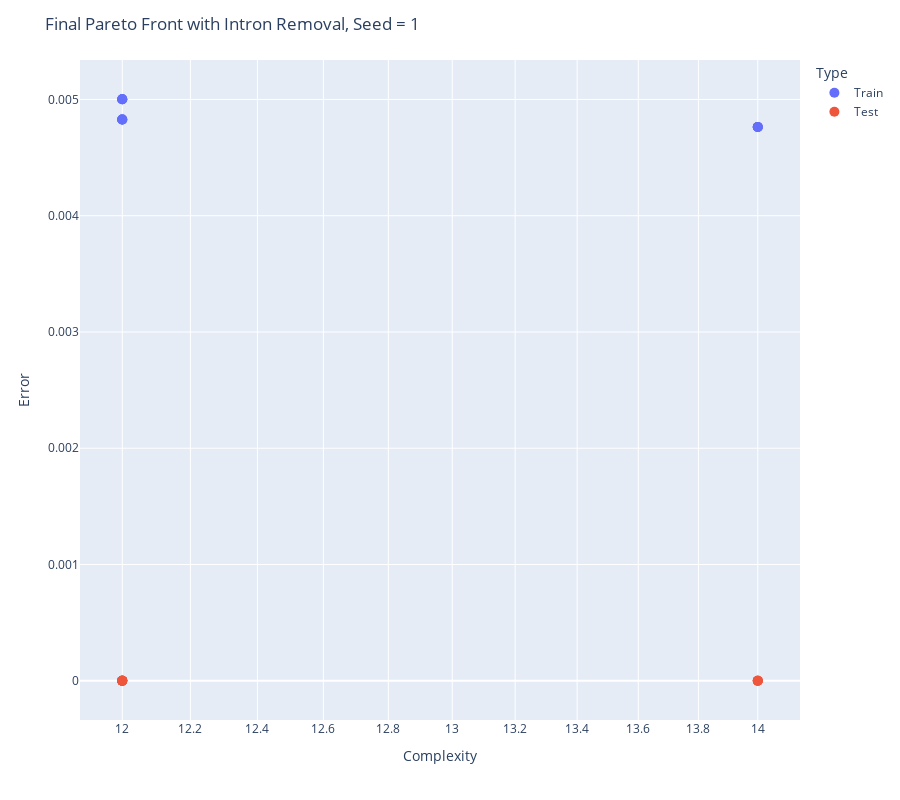

Notebook code for this chart:
### Markdown cell above
## Generate the interactive plots for both Intron Removal and Non-Intron Removal cases

### Code cell
# mention the seed list for the data
seed_list = list(range(1, 2))

# mention intron_removal or not
intron_type = "skip_introns"

# mentione objective
obj_type = "Multi-Objective"

type_task = "linear_regression"

type_problem = "scalar_linear_regression"

# select the folder location
folder = f"{obj_type}/{type_task}/{type_problem}/{intron_type}"

for seed in seed_list:
    # load the files
    seeded_folder = f"{folder}/Seed_{seed}/population_size_12"
    pf_train = pd.read_csv(f"{seeded_folder}/final_pf_train.txt", sep=",", names=["Error", "Complexity"])
    pf_test = pd.read_csv(f"{seeded_folder}/final_pf_test.txt", sep=",", names=["Error", "Complexity"])
    algo_list = read_algos(f"{seeded_folder}/final_pf_algos.txt")

    pf_train["Algorithm"] = algo_list
    pf_test["Algorithm"] = algo_list
    pf_train["Type"] = "Train"
    pf_test["Type"] = "Test"

    x_title = "Complexity"
    y_title = "Error"

    pf = pd.concat([pf_train, pf_test])

    # plot and save the html files
    if intron_type == "skip_introns":
        fig = plot(pf, x_title, y_title, color="Type", title="Final Pareto Front with Intron Removal, Seed = " + str(seed))
    else:
        fig = plot(pf, x_title, y_title, color="Type", title="Final Pareto Front without Intron Removal, Seed = " + str(seed))

    print(f"{seeded_folder}/pf_plot_{seed}.html")
    fig.write_html(f"{seeded_folder}/pf_plot_{seed}.html")

### Figure 1 — Plotly figure (JSON) as saved in the notebook; plotly's stock layout.template omitted (floating-point values rounded to 4 significant figures)
{"data": [{"customdata": [["<br>def Setup():<br>  s2 = -0.0435958<br>  s2 = -0.0469119<br>  s3 = s2 - s1<br>def Predict():<br>  s2 = 0.103146<br>  s1 = dot(v0, v2)<br>  s1 = s1 - s3<br>  s1 = s1 * s2<br>  s2 = 0.421776<br>  s2 = s2 * s1<br>  s3 = s3 * s2<br>def Learn():<br>  s1 = s0 - s1<br>  v1 = s1 * v0<br>  v2 = v1 + v2<br>  s2 = s2 - s1<br>  s3 = s1 * s2<br>", "Train"], ["<br>def Setup():<br>  s2 = 0.0319854<br>  s1 = s2 - s3<br>  s3 = 4.42451<br>def Predict():<br>  s2 = 0.104234<br>  s1 = dot(v0, v2)<br>  s1 = s1 - s3<br>  s1 = s1 * s2<br>  s2 = s2 * s1<br>def Learn():<br>  s1 = s0 - s1<br>  v1 = s1 * v0<br>  v2 = v1 + v2<br>  s2 = s2 - s1<br>  s3 = s1 * s2<br>", "Train"], ["<br>def Setup():<br>  s2 = -0.0435958<br>  s2 = -0.0469119<br>  s3 = s2 - s1<br>def Predict():<br>  s2 = 0.103146<br>  s1 = dot(v0, v2)<br>  s1 = s1 - s3<br>  s1 = s1 * s2<br>  s2 = 0.421776<br>  s2 = s2 * s1<br>  s3 = s3 * s2<br>def Learn():<br>  s1 = s0 - s1<br>  v1 = s1 * v0<br>  v2 = v1 + v2<br>  s2 = s2 - s1<br>  s3 = s1 * s2<br>", "Train"], ["<br>def Setup():<br>  s2 = 0.0319854<br>  s1 = s2 - s3<br>  s3 = 4.42451<br>def Predict():<br>  s2 = 0.104234<br>  s1 = dot(v0, v2)<br>  s1 = s1 - s3<br>  s1 = s1 * s2<br>  s2 = s2 * s1<br>def Learn():<br>  s1 = s0 - s1<br>  v1 = s1 * v0<br>  v2 = v1 + v2<br>  s2 = s2 - s1<br>  s3 = s1 * s2<br>", "Train"], ["<br>def Setup():<br>  s1 = -0.416875<br>  s3 = s0 * s1<br>  s2 = s1 - s3<br>  s3 = 1.40189<br>def Predict():<br>  s2 = 0.104234<br>  s1 = dot(v0, v2)<br>  s1 = s1 - s3<br>  s1 = s1 * s2<br>  s2 = s2 * s1<br>def Learn():<br>  s1 = s0 - s1<br>  s2 = s2 * s1<br>  v1 = s1 * v0<br>  v2 = v1 + v2<br>  s2 = s2 - s1<br>  s3 = s1 * s2<br>", "Train"], ["<br>def Setup():<br>  s1 = -0.416875<br>  s3 = s0 * s1<br>  s1 = s1 - s3<br>  s3 = 1.40189<br>def Predict():<br>  s2 = 0.104234<br>  s1 = dot(v0, v2)<br>  s1 = s1 - s3<br>  s1 = s1 * s2<br>  s2 = s2 * s1<br>def Learn():<br>  s1 = s0 - s1<br>  s2 = s2 * s1<br>  v1 = s1 * v0<br>  v2 = v1 + v2<br>  s2 = s2 - s1<br>  s3 = s1 * s2<br>", "Train"], ["<br>def Setup():<br>  s2 = -0.0435958<br>  s2 = -0.0469119<br>  s3 = s2 - s1<br>def Predict():<br>  s2 = 0.103146<br>  s1 = dot(v0, v2)<br>  s1 = s1 - s3<br>  s1 = s1 * s2<br>  s2 = 0.421776<br>  s2 = s2 * s1<br>  s3 = s3 * s2<br>def Learn():<br>  s1 = s0 - s1<br>  v1 = s1 * v0<br>  v2 = v1 + v2<br>  s2 = s2 - s1<br>  s3 = s1 * s2<br>", "Train"], ["<br>def Setup():<br>  s1 = 0.713546<br>  s1 = s3 - s3<br>  s1 = s1 * s0<br>  s3 = 4.42451<br>def Predict():<br>  s2 = 0.104234<br>  s1 = dot(v0, v2)<br>  s1 = s1 - s3<br>  s1 = s1 * s2<br>  s2 = s2 * s1<br>def Learn():<br>  s1 = s0 - s1<br>  v1 = s1 * v0<br>  v2 = v1 + v2<br>  s2 = s2 - s1<br>  s3 = s1 * s2<br>", "Train"], ["<br>def Setup():<br>  s1 = -0.416875<br>  s3 = s0 * s1<br>  s1 = 0.85902<br>  s3 = 1.40189<br>def Predict():<br>  s2 = 0.104234<br>  s1 = dot(v0, v2)<br>  s1 = s1 - s3<br>  s1 = s1 * s2<br>  s2 = s2 * s1<br>def Learn():<br>  s1 = s0 - s1<br>  s2 = s2 * s1<br>  v1 = s1 * v0<br>  v2 = v1 + v2<br>  s2 = s2 - s1<br>  s3 = s1 * s2<br>", "Train"], ["<br>def Setup():<br>  s2 = -0.0317375<br>  s2 = -0.0469119<br>  s3 = s2 - s3<br>def Predict():<br>  s2 = 0.103146<br>  s1 = dot(v0, v2)<br>  s1 = s1 - s3<br>  s1 = s1 * s2<br>  s2 = 0.421776<br>  s2 = s2 * s1<br>  s3 = s3 * s2<br>def Learn():<br>  s1 = s0 - s1<br>  v1 = s1 * v0<br>  v2 = v1 + v2<br>  s2 = s2 - s1<br>  s3 = s1 * s2<br>", "Train"], ["<br>def Setup():<br>  s1 = 0.713546<br>  s1 = s2 - s3<br>  s3 = s1 * s0<br>  s3 = 4.42451<br>def Predict():<br>  s2 = 0.104234<br>  s1 = dot(v0, v2)<br>  s1 = s1 - s3<br>  s1 = s1 * s2<br>  s2 = s2 * s1<br>def Learn():<br>  s1 = s0 - s1<br>  v1 = s1 * v0<br>  v2 = v1 + v2<br>  s2 = s2 - s1<br>  s3 = s1 * s2<br>", "Train"], ["<br>def Setup():<br>  s1 = -0.416875<br>  s3 = s0 * s1<br>  s1 = 0.73482<br>  s3 = 1.40189<br>def Predict():<br>  s2 = 0.104234<br>  s1 = dot(v0, v2)<br>  s1 = s1 - s3<br>  s1 = s1 * s2<br>  s2 = s2 * s1<br>def Learn():<br>  s1 = s0 - s1<br>  s2 = s2 * s1<br>  v1 = s1 * v0<br>  v2 = v1 + v2<br>  s2 = s2 - s1<br>  s3 = s1 * s2<br>", "Train"]], "hovertemplate": "Type=%{customdata[1]}<br>Complexity=%{x}<br>Error=%{y}<br>Algorithm=%{customdata[0]}<extra></extra>", "legendgroup": "Train", "marker": {"color": "#636efa", "size": 10, "symbol": "circle"}, "mode": "markers", "name": "Train", "orientation": "v", "showlegend": true, "textposition": "top center", "type": "scatter", "x": [14, 12, 14, 12, 12, 12, 14, 12, 12, 14, 12, 12], "xaxis": "x", "y": [0.004763, 0.005002, 0.004763, 0.005002, 0.004827, 0.004827, 0.004763, 0.005002, 0.004827, 0.004763, 0.005002, 0.004827], "yaxis": "y"}, {"customdata": [["<br>def Setup():<br>  s2 = -0.0435958<br>  s2 = -0.0469119<br>  s3 = s2 - s1<br>def Predict():<br>  s2 = 0.103146<br>  s1 = dot(v0, v2)<br>  s1 = s1 - s3<br>  s1 = s1 * s2<br>  s2 = 0.421776<br>  s2 = s2 * s1<br>  s3 = s3 * s2<br>def Learn():<br>  s1 = s0 - s1<br>  v1 = s1 * v0<br>  v2 = v1 + v2<br>  s2 = s2 - s1<br>  s3 = s1 * s2<br>", "Test"], ["<br>def Setup():<br>  s2 = 0.0319854<br>  s1 = s2 - s3<br>  s3 = 4.42451<br>def Predict():<br>  s2 = 0.104234<br>  s1 = dot(v0, v2)<br>  s1 = s1 - s3<br>  s1 = s1 * s2<br>  s2 = s2 * s1<br>def Learn():<br>  s1 = s0 - s1<br>  v1 = s1 * v0<br>  v2 = v1 + v2<br>  s2 = s2 - s1<br>  s3 = s1 * s2<br>", "Test"], ["<br>def Setup():<br>  s2 = -0.0435958<br>  s2 = -0.0469119<br>  s3 = s2 - s1<br>def Predict():<br>  s2 = 0.103146<br>  s1 = dot(v0, v2)<br>  s1 = s1 - s3<br>  s1 = s1 * s2<br>  s2 = 0.421776<br>  s2 = s2 * s1<br>  s3 = s3 * s2<br>def Learn():<br>  s1 = s0 - s1<br>  v1 = s1 * v0<br>  v2 = v1 + v2<br>  s2 = s2 - s1<br>  s3 = s1 * s2<br>", "Test"], ["<br>def Setup():<br>  s2 = 0.0319854<br>  s1 = s2 - s3<br>  s3 = 4.42451<br>def Predict():<br>  s2 = 0.104234<br>  s1 = dot(v0, v2)<br>  s1 = s1 - s3<br>  s1 = s1 * s2<br>  s2 = s2 * s1<br>def Learn():<br>  s1 = s0 - s1<br>  v1 = s1 * v0<br>  v2 = v1 + v2<br>  s2 = s2 - s1<br>  s3 = s1 * s2<br>", "Test"], ["<br>def Setup():<br>  s1 = -0.416875<br>  s3 = s0 * s1<br>  s2 = s1 - s3<br>  s3 = 1.40189<br>def Predict():<br>  s2 = 0.104234<br>  s1 = dot(v0, v2)<br>  s1 = s1 - s3<br>  s1 = s1 * s2<br>  s2 = s2 * s1<br>def Learn():<br>  s1 = s0 - s1<br>  s2 = s2 * s1<br>  v1 = s1 * v0<br>  v2 = v1 + v2<br>  s2 = s2 - s1<br>  s3 = s1 * s2<br>", "Test"], ["<br>def Setup():<br>  s1 = -0.416875<br>  s3 = s0 * s1<br>  s1 = s1 - s3<br>  s3 = 1.40189<br>def Predict():<br>  s2 = 0.104234<br>  s1 = dot(v0, v2)<br>  s1 = s1 - s3<br>  s1 = s1 * s2<br>  s2 = s2 * s1<br>def Learn():<br>  s1 = s0 - s1<br>  s2 = s2 * s1<br>  v1 = s1 * v0<br>  v2 = v1 + v2<br>  s2 = s2 - s1<br>  s3 = s1 * s2<br>", "Test"], ["<br>def Setup():<br>  s2 = -0.0435958<br>  s2 = -0.0469119<br>  s3 = s2 - s1<br>def Predict():<br>  s2 = 0.103146<br>  s1 = dot(v0, v2)<br>  s1 = s1 - s3<br>  s1 = s1 * s2<br>  s2 = 0.421776<br>  s2 = s2 * s1<br>  s3 = s3 * s2<br>def Learn():<br>  s1 = s0 - s1<br>  v1 = s1 * v0<br>  v2 = v1 + v2<br>  s2 = s2 - s1<br>  s3 = s1 * s2<br>", "Test"], ["<br>def Setup():<br>  s1 = 0.713546<br>  s1 = s3 - s3<br>  s1 = s1 * s0<br>  s3 = 4.42451<br>def Predict():<br>  s2 = 0.104234<br>  s1 = dot(v0, v2)<br>  s1 = s1 - s3<br>  s1 = s1 * s2<br>  s2 = s2 * s1<br>def Learn():<br>  s1 = s0 - s1<br>  v1 = s1 * v0<br>  v2 = v1 + v2<br>  s2 = s2 - s1<br>  s3 = s1 * s2<br>", "Test"], ["<br>def Setup():<br>  s1 = -0.416875<br>  s3 = s0 * s1<br>  s1 = 0.85902<br>  s3 = 1.40189<br>def Predict():<br>  s2 = 0.104234<br>  s1 = dot(v0, v2)<br>  s1 = s1 - s3<br>  s1 = s1 * s2<br>  s2 = s2 * s1<br>def Learn():<br>  s1 = s0 - s1<br>  s2 = s2 * s1<br>  v1 = s1 * v0<br>  v2 = v1 + v2<br>  s2 = s2 - s1<br>  s3 = s1 * s2<br>", "Test"], ["<br>def Setup():<br>  s2 = -0.0317375<br>  s2 = -0.0469119<br>  s3 = s2 - s3<br>def Predict():<br>  s2 = 0.103146<br>  s1 = dot(v0, v2)<br>  s1 = s1 - s3<br>  s1 = s1 * s2<br>  s2 = 0.421776<br>  s2 = s2 * s1<br>  s3 = s3 * s2<br>def Learn():<br>  s1 = s0 - s1<br>  v1 = s1 * v0<br>  v2 = v1 + v2<br>  s2 = s2 - s1<br>  s3 = s1 * s2<br>", "Test"], ["<br>def Setup():<br>  s1 = 0.713546<br>  s1 = s2 - s3<br>  s3 = s1 * s0<br>  s3 = 4.42451<br>def Predict():<br>  s2 = 0.104234<br>  s1 = dot(v0, v2)<br>  s1 = s1 - s3<br>  s1 = s1 * s2<br>  s2 = s2 * s1<br>def Learn():<br>  s1 = s0 - s1<br>  v1 = s1 * v0<br>  v2 = v1 + v2<br>  s2 = s2 - s1<br>  s3 = s1 * s2<br>", "Test"], ["<br>def Setup():<br>  s1 = -0.416875<br>  s3 = s0 * s1<br>  s1 = 0.73482<br>  s3 = 1.40189<br>def Predict():<br>  s2 = 0.104234<br>  s1 = dot(v0, v2)<br>  s1 = s1 - s3<br>  s1 = s1 * s2<br>  s2 = s2 * s1<br>def Learn():<br>  s1 = s0 - s1<br>  s2 = s2 * s1<br>  v1 = s1 * v0<br>  v2 = v1 + v2<br>  s2 = s2 - s1<br>  s3 = s1 * s2<br>", "Test"]], "hovertemplate": "Type=%{customdata[1]}<br>Complexity=%{x}<br>Error=%{y}<br>Algorithm=%{customdata[0]}<extra></extra>", "legendgroup": "Test", "marker": {"color": "#EF553B", "size": 10, "symbol": "circle"}, "mode": "markers", "name": "Test", "orientation": "v", "showlegend": true, "textposition": "top center", "type": "scatter", "x": [14, 12, 14, 12, 12, 12, 14, 12, 12, 14, 12, 12], "xaxis": "x", "y": [2.22e-16, 2.22e-16, 2.22e-16, 2.22e-16, 2.22e-16, 2.22e-16, 2.22e-16, 2.22e-16, 2.22e-16, 2.22e-16, 2.22e-16, 2.22e-16], "yaxis": "y"}], "layout": {"height": 800, "legend": {"title": {"text": "Type"}, "tracegroupgap": 0}, "margin": {"t": 60}, "title": {"text": "Final Pareto Front with Intron Removal, Seed = 1"}, "xaxis": {"anchor": "y", "domain": [0, 1], "title": {"text": "Complexity"}, "type": "log"}, "yaxis": {"anchor": "x", "domain": [0, 1], "title": {"text": "Error"}}}}
